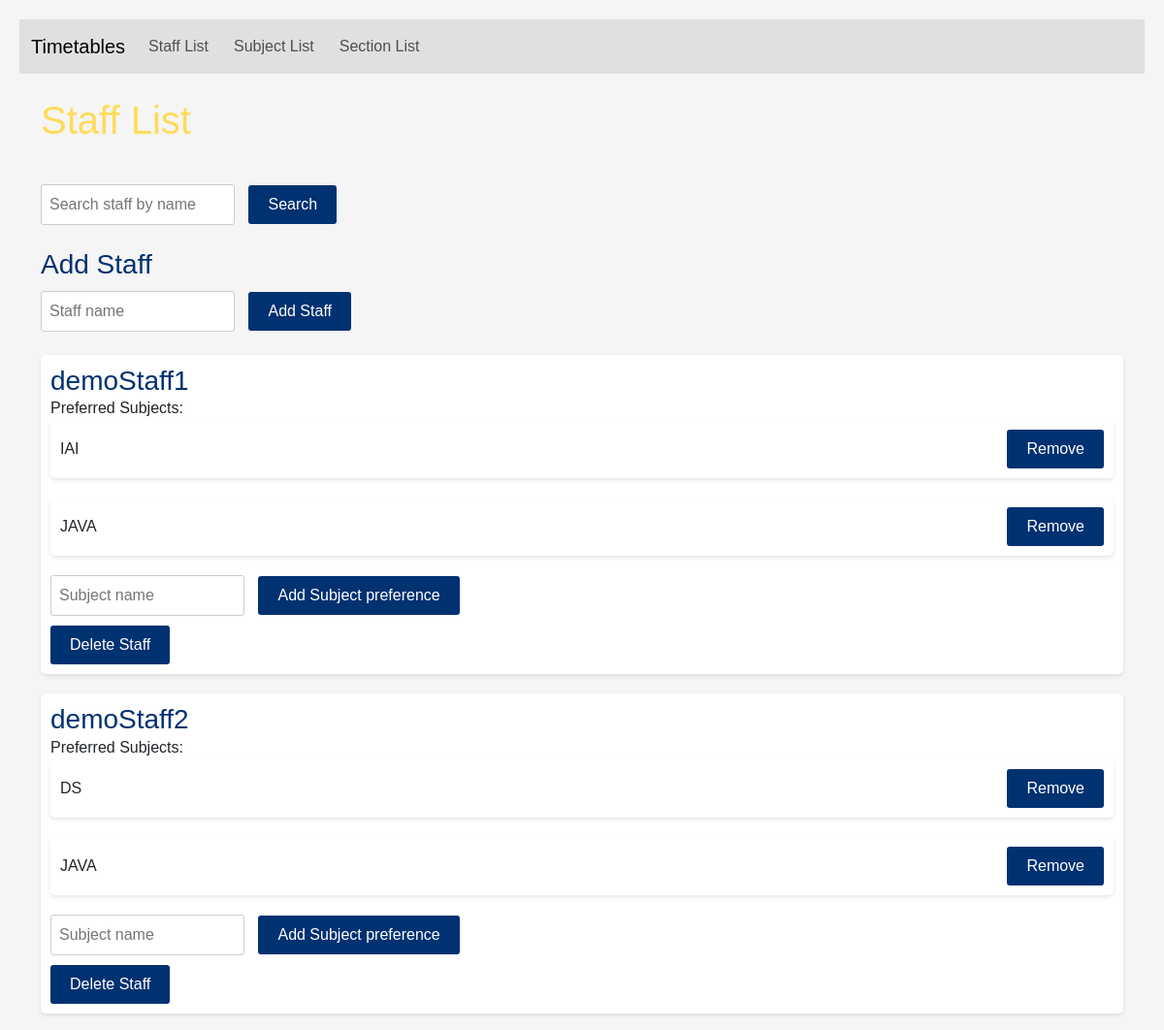
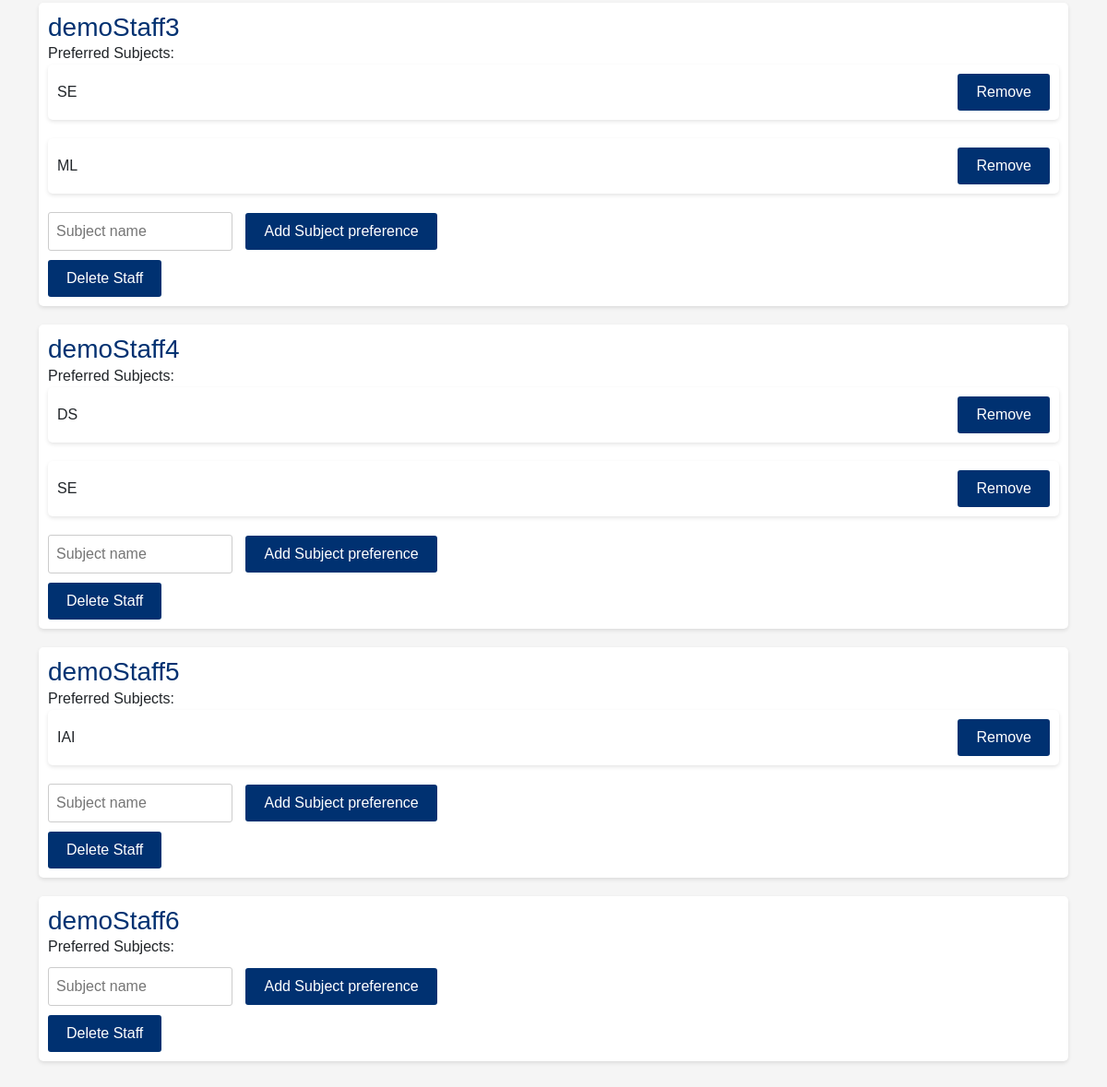
/staff_list/, run on the app's committed database (2 pictures, top to bottom).
### ftmf/models.py (models this page shows, shortened)
class Staff(models.Model):
    name = models.CharField(max_length=100)
    subjects = models.ManyToManyField(Subject)
    sections = models.ManyToManyField(Section)

class Subject(models.Model):
    name = models.CharField(max_length=100)

### ftmf/views.py (the view)
# urls.py: path('staff_list/', views.staff_list, name='staff_list'),
def staff_list(request):
    query = request.GET.get('query', '').strip()  # Get and strip any extra spaces
    if query:
        staff_list = Staff.objects.filter(name__icontains=query)
    else:
        staff_list = Staff.objects.all()
    context = {
        'staffs': staff_list,
        'query': query,
    }
    return render(request, 'staff_list.html', context)

### ftmf/templates/staff_list.html (shortened to what this page needs)
{% extends "base.html" %}
{% block content %}
    <h1>Staff List</h1>
    <br>
    <form method="GET" action="">
        <input type="text" name="query" value="{{ query }}" placeholder="Search staff by name">
        <button type="submit">Search</button>
    </form>
    <br>
    <h3> Add Staff</h3>
    <form action="{% url 'add_staff'%}" method="post">
        <input type="text" name="staff_name" placeholder="Staff name">
        <button type="submit">Add Staff</button>
    </form>
    <br>
    <ul>
        {% for staff in staffs %}
        <li class="staff-item">
            <h3>{{ staff.name }}</h3>
            Preferred Subjects:
            <ul>
                {% for subject in staff.subjects.all %}
                <li class="item">
                    <span class="info">{{ subject.name }}</span>
                    <form class="remove-form" action="{% url 'remove_subject' %}" method="post" style="display:inline;">
                        <button type="submit" class="remove-button">Remove</button>
                    </form>
                </li>
                {% endfor %}
            </ul>
            <form action="{% url 'add_subject' staff.id %}" method="post">
                <input type="text" name="subject_name" placeholder="Subject name">
                <button type="submit">Add Subject preference</button>
            </form>
            <form action="{% url 'delete_staff' staff.id %}" method="post">
                <button type="submit">Delete Staff</button>
            </form>
        </li>
        {% empty %}
            <li>No Staff found.</li>
        {% endfor %}
    </ul>
{% endblock %}

### ftmf/templates/base.html (style rules this page uses)
body { font-family: Arial, sans-serif; background-color: #f5f5f5; margin: 0; padding: 20px; }
h1 { color: #ffdb58; }
ul { list-style-type: none; padding: 0; }
h3 { margin: 0; color: #003171; }
form { margin-top: 10px; }
input[type="text"] { padding: 8px; border: 1px solid #ccc; border-radius: 3px; margin-right: 10px; width: 200px; }
button[type="submit"] { padding: 8px 20px; background-color: #003171; color: #ffffff; border: none; border-radius: 3px; cursor: pointer; transition: background-color 0.3s ease; }
.staff-item { margin-bottom: 20px; padding: 10px; background-color: #ffffff; border-radius: 5px; box-shadow: 0 2px 4px rgba(0, 0, 0, 0.1); }
.item { margin-bottom: 20px; padding: 10px; background-color: #ffffff; border-radius: 5px; box-shadow: 0 2px 4px rgba(0, 0, 0, 0.1); display: flex; justify-content: space-between; align-items: center; }
.info { flex: 1; }
.remove-form { margin: 0; }
.remove-button { padding: 8px 20px; background-color: #003171; color: #ffffff; border: none; border-radius: 3px; cursor: pointer; transition: background-color 0.3s ease; }

### data on the page
Staff: name "demoStaff1"
Subject: name "IAI"
Subject: name "JAVA"
Staff: name "demoStaff2"
Subject: name "DS"
Staff: name "demoStaff3"
Subject: name "SE"
Subject: name "ML"
Staff: name "demoStaff4"
Staff: name "demoStaff5"
Staff: name "demoStaff6"
